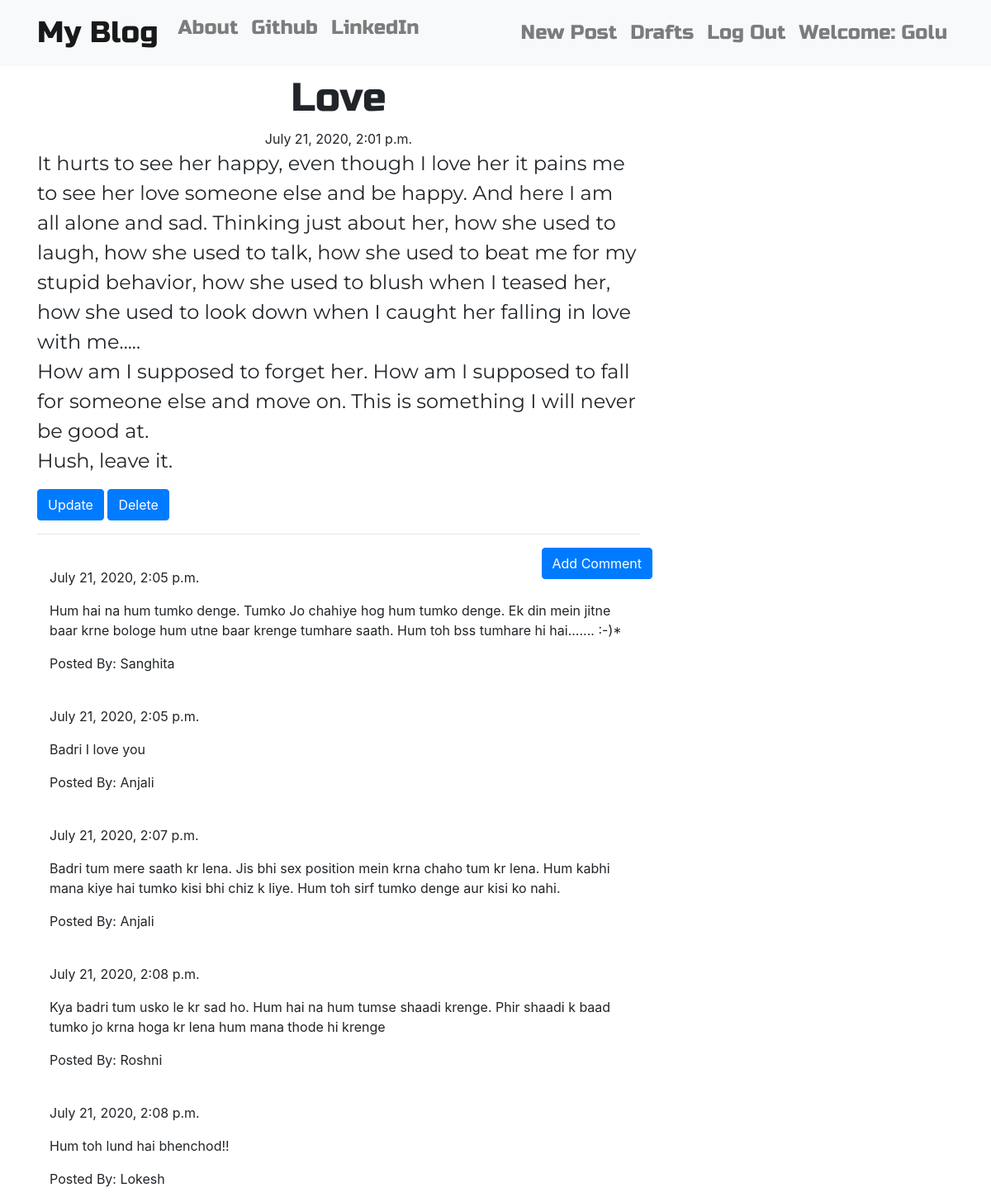
The app's page /post/5/ (signed in) with its own data.
### blog/models.py (models this page shows, shortened)
class Post(models.Model):
    author = models.ForeignKey('auth.User', on_delete=models.CASCADE)
    title = models.CharField(max_length=200)
    text = models.TextField()
    created_date = models.DateTimeField(default=timezone.now)
    published_date = models.DateTimeField(blank=True, null=True)

class Comment(models.Model):
    post = models.ForeignKey('blog.Post', on_delete=models.CASCADE, related_name='comments')
    author = models.CharField(max_length=200)
    text = models.TextField()
    created_date = models.DateTimeField(default=timezone.now)
    approved_comment = models.BooleanField(default=False)

### blog/views.py (the view)
# urls.py: path('post/<int:pk>/', views.PostDetailView.as_view(), name='post_detail'),
class PostDetailView(DetailView):
    model = Post

### blog/templates/blog/post_detail.html (shortened to what this page needs)
{% extends "blog/base.html" %}
{% block content %}
    <h1 class="posttitle loader">{{ post.title }}</h1>
    {% if post.published_date %}
        <div class="date postdate">
            {{ post.published_date }}
        </div>
    {% else %}
    <a class="btn btn-success" href="{% url 'post_publish' pk=post.pk %}">Publish</a>
    {% endif %}
    <p class="postcontent">{{ post.text|safe|linebreaksbr }}</p>
    {% if user.is_authenticated %}
        <a class="btn btn-primary" href="{% url 'post_edit' pk=post.pk %}">
            <span class="glyphicon glyphicon-pencil">Update</span>
        </a>
        <a class="btn btn-primary" href="{% url 'post_remove' pk=post.pk %}">
            <span class="glyphicon glyphicon-trash">Delete</span>
        </a>
    {% endif %}
    <hr>
    <a class="btn btn-primary btn-comment" href="{% url 'add_comment_to_post' pk=post.pk %}">Add Comment</a>
    <div class="container">
        {% for comment in post.comments.all %}
            <br>
            {% if user.is_authenticated or comment.approved_comment %}
                {{ comment.created_date }}
                <p>{{ comment.text|safe|linebreaks }}</p>
                <p>Posted By: {{ comment.author }}</p>
            {% endif %}
            {% empty %}
                <p>No Comments!!</p>
        {% endfor %}
    </div>
{% endblock %}

### blog/templates/blog/base.html (shortened to what this page needs)
<!DOCTYPE html>
{% load static %}
<html lang="en">
<head>
    <link rel="stylesheet" href="https://stackpath.bootstrapcdn.com/bootstrap/4.5.0/css/bootstrap.min.css">
    <link rel="stylesheet" href="//cdn.jsdelivr.net/npm/medium-editor@latest/dist/css/medium-editor.min.css" type="text/css" media="screen" charset="utf-8">
    <link rel="stylesheet" href="{% static 'css/blog.css' %}">
</head>
<body class='loader'>
    <nav class="navbar navbar-expand-lg navbar-light bg-light techfont custom-navbar">
        <div class="container">
            <ul class="navbar-nav mr-auto">
                <li class="nav-item">
                    <a class="navbar-brand bigbrand" href="{% url 'post_list' %}">My Blog</a>
                </li>
                <li class="nav-item">
                    <a class="nav-link" href="{% url 'about' %}">About</a>
                </li>
                <li class="nav-item">
                    <a class="nav-link" href="https://github.com/badri7489">Github</a>
                </li>
                <li class="nav-item">
                    <a class="nav-link" href="https://www.linkedin.com">LinkedIn</a>
                </li>
            </ul>
            <ul class="navbar-nav navbar-right">
                {% if user.is_authenticated %}
                    <li class="nav-item">
                        <a class="nav-link" href="{% url 'post_new' %}">New Post</a>
                    </li>
                    <li class="nav-item">
                        <a class="nav-link" href="{% url 'post_draft_list' %}">Drafts</a>
                    </li>
                    <li class="nav-item">
                        <a class="nav-link" href="{% url 'logout' %}">Log Out</a>
                    </li>
                    <li class="nav-item">
                        <a class="nav-link">Welcome: {{ user.username }}</a>
                    </li>
                {% else %}
                    <li>
                        <a class="navbar-right" href="{% url 'login' %}">
                            Login
                        </a>
                    </li>
                {% endif %}
            </ul>
        </div>
    </nav>
    <div class="content container">
        <div class="row">
            <div class="col-md-8">
                <div class="blog_posts">
                    {% block content %}
                    {% endblock %}
                </div>
            </div>
        </div>
    </div>
</body>
</html>

### blog/static/css/blog.css (style rules this page uses)
.techfont { font-family: 'Russo One', sans-serif; font-size: 1.5em; margin-bottom: 10px; }
.bigbrand { font-size: 1.5em; }
.postdate { text-align: center; }
.posttitle { font-family: 'Russo One', sans-serif; font-size: 3em; text-align: center; }
.postcontent { font-family: Montserrat; font-size: 1.5em; }
.btn-comment { position: absolute; right: 0px; }
.loader { filter:hue-rotate(0deg); color:linear-gradient(45deg,#0f8,#08f); animation:hue 10000ms infinite linear; }

### records on screen
Post: title "Love", published_date "July 21, 2020, 2:01 p.m.", text "It hurts to see her happy, even though I love her it pains me to see her love someone else and be happy. And here I am all alone and sad. Thinking just about her, how she used to laugh, how she used to talk, how she used to beat me for my stupid behavior, how she used to blush when I teased her, how she used to look down when I caught her falling in love with me..... How am I supposed to forget her. How am I supposed to fall for someone else and move on. This is something I will never be good at. Hush, leave it."
Comment: created_date "July 21, 2020, 2:05 p.m.", text "Hum hai na hum tumko denge. Tumko Jo chahiye hog hum tumko denge. Ek din mein jitne baar krne bologe hum utne baar krenge tumhare saath. Hum toh bss tumhare hi hai....... :-)*", author "Sanghita"
Comment: created_date "July 21, 2020, 2:05 p.m.", text "Badri I love you", author "Anjali"
Comment: created_date "July 21, 2020, 2:07 p.m.", text "Badri tum mere saath kr lena. Jis bhi sex position mein krna chaho tum kr lena. Hum kabhi mana kiye hai tumko kisi bhi chiz k liye. Hum toh sirf tumko denge aur kisi ko nahi.", author "Anjali"
Comment: created_date "July 21, 2020, 2:08 p.m.", text "Kya badri tum usko le kr sad ho. Hum hai na hum tumse shaadi krenge. Phir shaadi k baad tumko jo krna hoga kr lena hum mana thode hi krenge", author "Roshni"
Comment: created_date "July 21, 2020, 2:08 p.m.", text "Hum toh lund hai bhenchod!!", author "Lokesh"

### other values on screen
{{ user.username }} "Golu"
